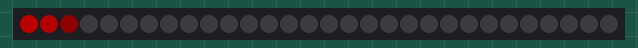
The program below on a simulated CircuitPython board. On the bench: 30 RGB LEDs in strip order, left to right. Dim RGB values are drawn brighter than linear.

Above: at 0.15 s.
At 0.86 s:
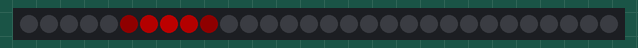
At 1.67 s:
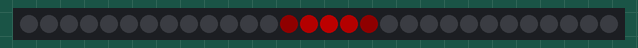
At 3.3 s:
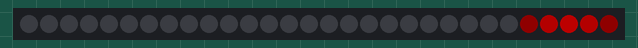
At 4.82 s:
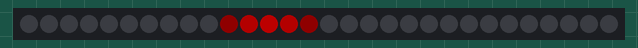
At 6.45 s:
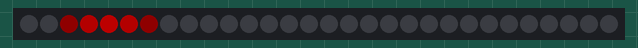

Measured:
- by itself, everything shown: repeats every 5.9 s, in 58 steps

The program:

larson.py
```python
import board
from neopixel import NeoPixel
import time

np = NeoPixel(board.D2, 30, auto_write = False, brightness = 0.3)

def bounce(background, foreground, num):
    direction = 1
    i = 0
    bc = 0
    dim =  [int(c * 0.8) for c in foreground]
    dimmer = [int(c * 0.2) for c in foreground]


    while bc < num:
        np.fill(background)
        np[i] = foreground
        if( i - 2 >= 0):
            np[i - 2] = dimmer

        if(i - 1 >= 0):
            np[i - 1] = dim

        if(i + 2 <= np.n - 1):
            np[i + 2] = dimmer

        if(i + 1 <= np.n - 1):
            np[i +1] = dim

        time.sleep(0.1)
        np.show()

        i += direction
        if(i >= (np.n - 1) or i <= 0):
            direction *= -1
            bc += 1


while True:
    bounce((0, 0, 0), (255, 0, 0), 4)
```
